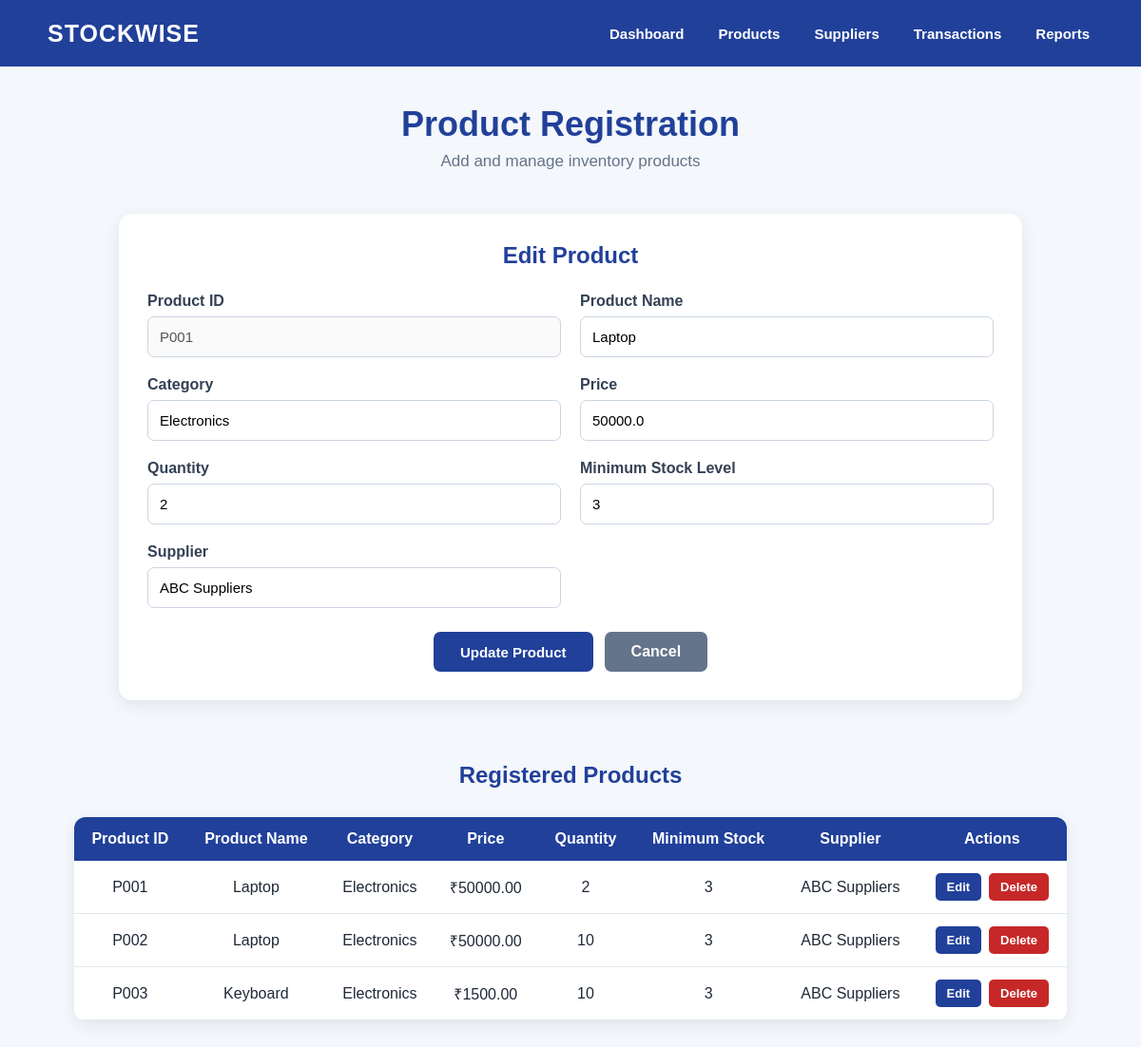
The app's page /edit-product/P001 with its own data.
### tables this page shows
CREATE TABLE products (
            product_id TEXT PRIMARY KEY,
            product_name TEXT NOT NULL,
            category TEXT NOT NULL,
            price REAL NOT NULL,
            quantity INTEGER NOT NULL,
            minimum_stock INTEGER NOT NULL,
            supplier TEXT NOT NULL
        );

### app.py (the view, shortened to what this page needs)
@app.route("/edit-product/<product_id>", methods=["GET", "POST"])
def edit_product(product_id):
    conn = get_connection()
    product = conn.execute("""
        SELECT *
        FROM products
        WHERE product_id = ?
    """, (product_id,)).fetchone()
    conn.close()
    if not product:
        return redirect(
            url_for("product_registration")
        )
    conn = get_connection()
    products = conn.execute("""
        SELECT *
        FROM products
        ORDER BY product_id
    """).fetchall()
    conn.close()
    return render_template(
        "product_registration.html",
        products=products,
        message="",
        edit_product=product
    )

### app.py (called while the page is built)
def get_connection():
    conn = sqlite3.connect("stockwise.db")
    conn.row_factory = sqlite3.Row
    return conn

### templates/product_registration.html (shortened to what this page needs)
<!DOCTYPE html>
<html lang="en">
<head>
    <link rel="stylesheet"
          href="{{ url_for('static', filename='css/style.css') }}">
</head>
<body>
    {% include 'navbar.html' %}
    <section class="page-header">
        <h1>
            Product Registration
        </h1>
        <p>
            Add and manage inventory products
        </p>
    </section>
    <section class="form-section">
        {% if edit_product %}
            <h2>
                Edit Product
            </h2>
            <form
                action="{{ url_for('edit_product', product_id=edit_product['product_id']) }}"
                method="POST"
            >
                <div class="form-grid">
                    <div class="form-group">
                        <label>
                            Product ID
                        </label>
                        <input
                            type="text"
                            value="{{ edit_product['product_id'] }}"
                            disabled
                        >
                    </div>
                    <div class="form-group">
                        <label>
                            Product Name
                        </label>
                        <input
                            type="text"
                            name="product_name"
                            value="{{ edit_product['product_name'] }}"
                            required
                        >
                    </div>
                    <div class="form-group">
                        <label>
                            Category
                        </label>
                        <input
                            type="text"
                            name="category"
                            value="{{ edit_product['category'] }}"
                            required
                        >
                    </div>
                    <div class="form-group">
                        <label>
                            Price
                        </label>
                        <input
                            type="number"
                            name="price"
                            step="0.01"
                            min="0"
                            value="{{ edit_product['price'] }}"
                            required
                        >
                    </div>
                    <div class="form-group">
                        <label>
                            Quantity
                        </label>
                        <input
                            type="number"
                            name="quantity"
                            min="0"
                            value="{{ edit_product['quantity'] }}"
                            required
                        >
                    </div>
                    <div class="form-group">
                        <label>
                            Minimum Stock Level
                        </label>
                        <input
                            type="number"
                            name="minimum_stock"
                            min="0"
                            value="{{ edit_product['minimum_stock'] }}"
                            required
                        >
                    </div>
                    <div class="form-group">
                        <label>
                            Supplier
                        </label>
                        <input
                            type="text"
                            name="supplier"
                            value="{{ edit_product['supplier'] }}"
                            required
                        >
                    </div>
                </div>
                <div class="form-buttons">
                    <button type="submit">
                        Update Product
                    </button>
                    <a
                        href="{{ url_for('product_registration') }}"
                        class="cancel-button"
                    >
                        Cancel
                    </a>
                </div>
            </form>
        {% endif %}
    </section>
    <section class="product-list-section">
        <h2>
            Registered Products
        </h2>
        {% if products %}
            <div class="table-container">
                <table>
                    <thead>
                        <tr>
                            <th>
                                Product ID
                            </th>
                            <th>
                                Product Name
                            </th>
                            <th>
                                Category
                            </th>
                            <th>
                                Price
                            </th>
                            <th>
                                Quantity
                            </th>
                            <th>
                                Minimum Stock
                            </th>
                            <th>
                                Supplier
                            </th>
                            <th>
                                Actions
                            </th>
                        </tr>
                    </thead>
                    <tbody>
                    {% for product in products %}
                        <tr>
                            <td>
                                {{ product["product_id"] }}
                            </td>
                            <td>
                                {{ product["product_name"] }}
                            </td>
                            <td>
                                {{ product["category"] }}
                            </td>
                            <td>
                                ₹{{ "%.2f"|format(product["price"]) }}
                            </td>
                            <td>
                                {{ product["quantity"] }}
                            </td>
                            <td>
                                {{ product["minimum_stock"] }}
                            </td>
                            <td>
                                {{ product["supplier"] }}
                            </td>
                            <td>
                                <div class="action-buttons">
                                    <a
                                        href="{{ url_for('edit_product', product_id=product['product_id']) }}"
                                        class="edit-button"
                                    >
                                        Edit
                                    </a>
                                    <form
                                        action="{{ url_for('delete_product', product_id=product['product_id']) }}"
                                        method="POST"
                                        onsubmit="return confirm('Are you sure you want to delete this product?');"
                                    >
                                        <button
                                            type="submit"
                                            class="delete-button"
                                        >
                                            Delete
                                        </button>
                                    </form>
                                </div>
                            </td>
                        </tr>
                    {% endfor %}
                    </tbody>
                </table>
            </div>
        {% else %}
            <p class="no-data">
                No products registered yet.
            </p>
        {% endif %}
    </section>
</body>
</html>

### static/css/style.css (style rules this page uses)
* { margin: 0; padding: 0; box-sizing: border-box; }
body { font-family: Arial, Helvetica, sans-serif; background: #f4f7fb; color: #1f2937; }
.table-container { width: 90%; margin: 30px auto; overflow-x: auto; }
table { width: 100%; border-collapse: collapse; background: white; box-shadow: 0 5px 18px rgba(0, 0, 0, 0.08); }
th { background: #1e3a8a; color: white; padding: 14px; }
td { padding: 13px; border-bottom: 1px solid #e2e8f0; text-align: center; }
.page-header { text-align: center; padding: 40px 20px 20px; }
.page-header h1 { color: #21409a; font-size: 36px; margin-bottom: 8px; }
.page-header p { color: #64748b; font-size: 17px; }
.form-section { max-width: 950px; margin: 25px auto; padding: 30px; background: white; border-radius: 14px; box-shadow: 0 5px 18px rgba(0, 0, 0, 0.08); }
.form-section h2 { text-align: center; color: #21409a; margin-bottom: 25px; }
.form-grid { display: grid; grid-template-columns: repeat(2, 1fr); gap: 20px; }
.form-group { display: flex; flex-direction: column; }
.form-group label { margin-bottom: 7px; font-weight: bold; color: #334155; }
.form-group input { padding: 12px; border: 1px solid #cbd5e1; border-radius: 7px; font-size: 15px; outline: none; }
.form-buttons { margin-top: 25px; display: flex; justify-content: center; gap: 12px; }
.form-buttons button { padding: 12px 28px; border: none; border-radius: 7px; background: #21409a; color: white; font-size: 15px; font-weight: bold; cursor: pointer; }
.cancel-button { padding: 12px 28px; border-radius: 7px; background: #64748b; color: white; text-decoration: none; font-weight: bold; }
.product-list-section { max-width: 1200px; margin: 45px auto; padding: 20px; }
.product-list-section h2 { text-align: center; color: #21409a; margin-bottom: 25px; }
.table-container { overflow-x: auto; background: white; border-radius: 12px; box-shadow: 0 5px 18px rgba(0, 0, 0, 0.08); }
.table-container table { width: 100%; border-collapse: collapse; }
.table-container th { background: #21409a; color: white; padding: 14px; text-align: center; }
.table-container td { padding: 13px; text-align: center; border-bottom: 1px solid #e2e8f0; }
.action-buttons { display: flex; justify-content: center; align-items: center; gap: 8px; }
.edit-button { padding: 7px 12px; background: #21409a; color: white; text-decoration: none; border-radius: 5px; font-size: 13px; font-weight: bold; }
.delete-button { padding: 7px 12px; background: #c62828; color: white; border: none; border-radius: 5px; font-size: 13px; font-weight: bold; cursor: pointer; }

### records on screen
products: product_id "P001", product_name "Laptop", category "Electronics", price "50000.0", quantity "2", minimum_stock "3", supplier "ABC Suppliers", price "50000.00"
products: product_id "P002", product_name "Laptop", category "Electronics", price "50000.00", quantity "10", minimum_stock "3", supplier "ABC Suppliers"
products: product_id "P003", product_name "Keyboard", category "Electronics", price "1500.00", quantity "10", minimum_stock "3", supplier "ABC Suppliers"
